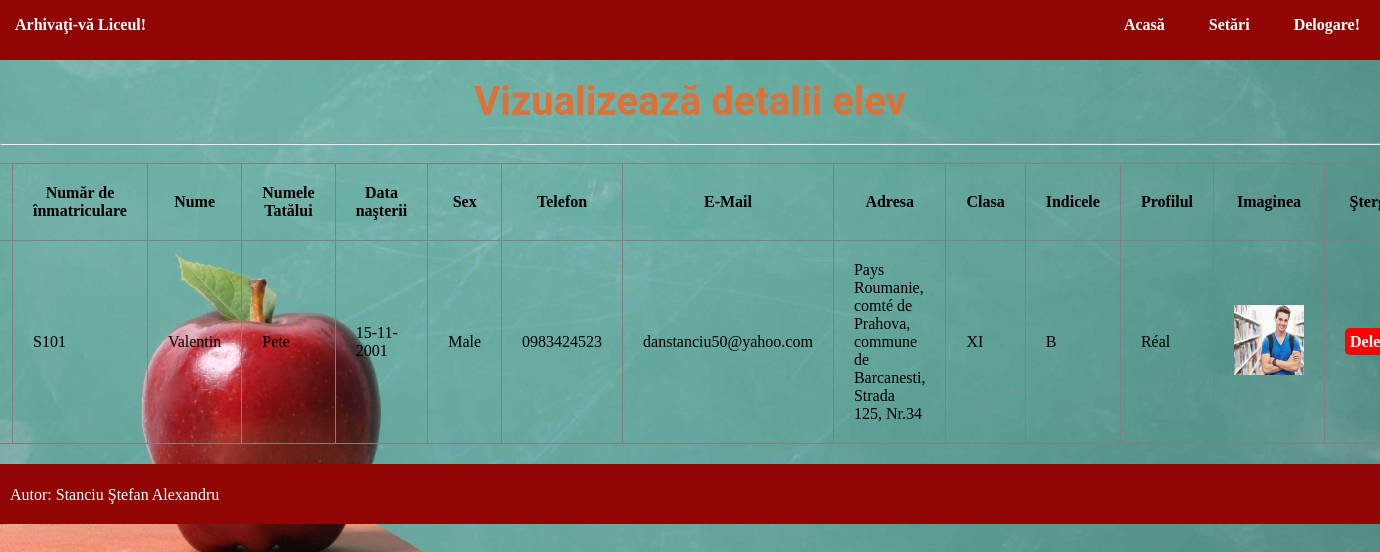
Page /ArhiveazatiLiceul/view_stud_teach.php (signed in) on the committed database.
### tables this page shows
CREATE TABLE `student` (
  `ID` int(11) NOT NULL,
  `RNO` varchar(150) NOT NULL,
  `NAME` varchar(150) NOT NULL,
  `FNAME` varchar(150) NOT NULL,
  `DOB` varchar(150) NOT NULL,
  `GEN` varchar(150) NOT NULL,
  `PHO` varchar(150) NOT NULL,
  `MAIL` varchar(150) NOT NULL,
  `ADDR` text NOT NULL,
  `SCLASS` varchar(150) NOT NULL,
  `SSEC` varchar(150) NOT NULL,
  `SIMG` varchar(150) NOT NULL,
  `TID` int(11) NOT NULL,
  `PROFILUL` varchar(150) NOT NULL
);

### ArhiveazatiLiceul/view_stud_teach.php (the view, shortened to what this page needs)
<?php
	include"database.php";
?>
<!DOCTYPE html>
<html>
	<head>
		<link rel="stylesheet" type="text/css" href="css/style.css">
	</head>
	<body>
		<?php include"navbar.php";?><br>
		<h3 style="text-align:center;" >Vizualizează detalii elev</h3><br>	<hr><br>
			<div id="section">
					<table border="1px" >
						<tr>
							<th>Număr Subiect</th>
							<th>Număr de înmatriculare</th>
							<th>Nume</th>
							<th>Numele Tatălui</th>
							<th>Data naşterii</th>
							<th>Sex</th>
							<th>Telefon</th>
							<th>E-Mail</th>
							<th>Adresa</th>
							<th>Clasa</th>
							<th>Indicele</th>
								<th>Profilul</th>
							<th>Imaginea</th>
							<th>Şterge</th>
						</tr>
						<?php
							$s="select * from student where TID={$_SESSION["TID"]}";
							$res=$db->query($s);
							if($res->num_rows>0)
							{
								$i=0;
								while($r=$res->fetch_assoc())
								{
									$i++;
									echo"
										<tr>
											<td>{$i}</td>
											<td>{$r["RNO"]}</td>
											<td>{$r["NAME"]}</td>
											<td>{$r["FNAME"]}</td>
											<td>{$r["DOB"]}</td>
											<td>{$r["GEN"]}</td>
											<td>{$r["PHO"]}</td>
											<td>{$r["MAIL"]}</td>
											<td>{$r["ADDR"]}</td>
											<td>{$r["SCLASS"]}</td>
										<td>{$r["SSEC"]}</td>
											<td>{$r["PROFILUL"]}</td>
											<td><img src='{$r["SIMG"]}' height='70' width='70'></td>
											<td><a href='stud_delete.php?id={$r["ID"]}' class='btnr'>Delete</a><td>
										</tr>
									";
								}
							}
							else
							{
								echo "Nu a fost nici o înregistrare găsită.";
							}
						?>
					</table>
			</div>
				<?php include"footer.php";?>
	</body>
</html>

### ArhiveazatiLiceul/css/style.css (style rules this page uses)
* { padding:0px; margin:0px; }
html { background-image:url('../img/background.jpg'); -webkit-background-size: cover; -moz-background-size: cover; -o-background-size: cover; background-size: cover; }
a { text-decoration:none; }
h3 { font-family:roboto; color:#DC723A; font-size:40px; }
.btnr { border-radius:5px; padding:5px; background:#ff0000; color:white; }
#section { display:flex; justify-content:center; align-items:center; color:white; font-family:cambria; }
tr,td,th { padding:20px; color:black; }
table { border-collapse:collapse; }
a { text-decoration: none; color:black; border-radius:10px; font-family:Century Gothic; font-weight:bold; }

### rows in the picture
student: RNO "S101", NAME "Valentin", FNAME "Pete", DOB "15-11-2001", GEN "Male", PHO "0983424523", MAIL "danstanciu50@yahoo.com", ADDR "Pays Roumanie, comté de Prahova, commune de Barcanesti, Strada 125, Nr.34", SCLASS "XI", SSEC "B", PROFILUL "Réal", SIMG (picture)
